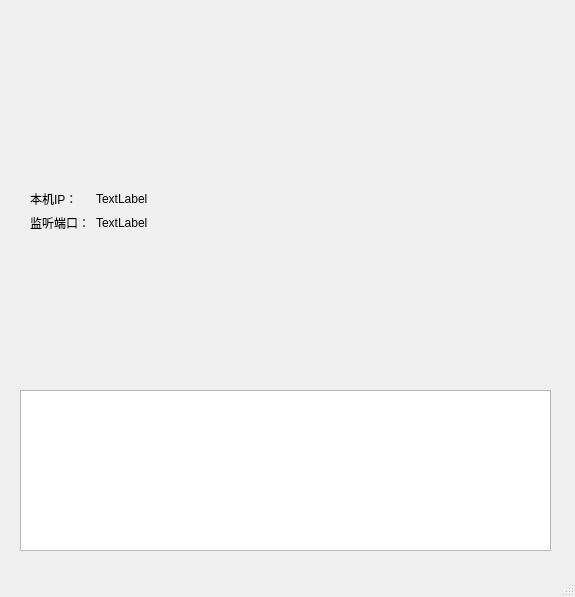
<?xml version="1.0" encoding="UTF-8"?>
<ui version="4.0">
 <class>MainWindow</class>
 <widget class="QMainWindow" name="MainWindow">
  <property name="geometry">
   <rect>
    <x>0</x>
    <y>0</y>
    <width>575</width>
    <height>597</height>
   </rect>
  </property>
  <property name="windowTitle">
   <string>MainWindow</string>
  </property>
  <widget class="QWidget" name="centralwidget">
   <widget class="QTextEdit" name="log_textEdit">
    <property name="geometry">
     <rect>
      <x>20</x>
      <y>390</y>
      <width>531</width>
      <height>161</height>
     </rect>
    </property>
    <property name="readOnly">
     <bool>true</bool>
    </property>
   </widget>
   <widget class="QWidget" name="widget" native="true">
    <property name="geometry">
     <rect>
      <x>10</x>
      <y>50</y>
      <width>531</width>
      <height>311</height>
     </rect>
    </property>
    <widget class="QWidget" name="widget_2" native="true">
     <property name="geometry">
      <rect>
       <x>20</x>
       <y>140</y>
       <width>481</width>
       <height>67</height>
      </rect>
     </property>
     <layout class="QFormLayout" name="formLayout">
      <item row="0" column="0">
       <widget class="QLabel" name="label">
        <property name="text">
         <string>本机IP：</string>
        </property>
       </widget>
      </item>
      <item row="0" column="1">
       <widget class="QLabel" name="label_2">
        <property name="text">
         <string>TextLabel</string>
        </property>
       </widget>
      </item>
      <item row="1" column="0">
       <widget class="QLabel" name="label_3">
        <property name="text">
         <string>监听端口：</string>
        </property>
       </widget>
      </item>
      <item row="1" column="1">
       <widget class="QLabel" name="label_4">
        <property name="text">
         <string>TextLabel</string>
        </property>
       </widget>
      </item>
     </layout>
    </widget>
   </widget>
  </widget>
  <widget class="QMenuBar" name="menubar">
   <property name="geometry">
    <rect>
     <x>0</x>
     <y>0</y>
     <width>575</width>
     <height>25</height>
    </rect>
   </property>
  </widget>
  <widget class="QStatusBar" name="statusbar"/>
 </widget>
 <resources/>
 <connections/>
</ui>
